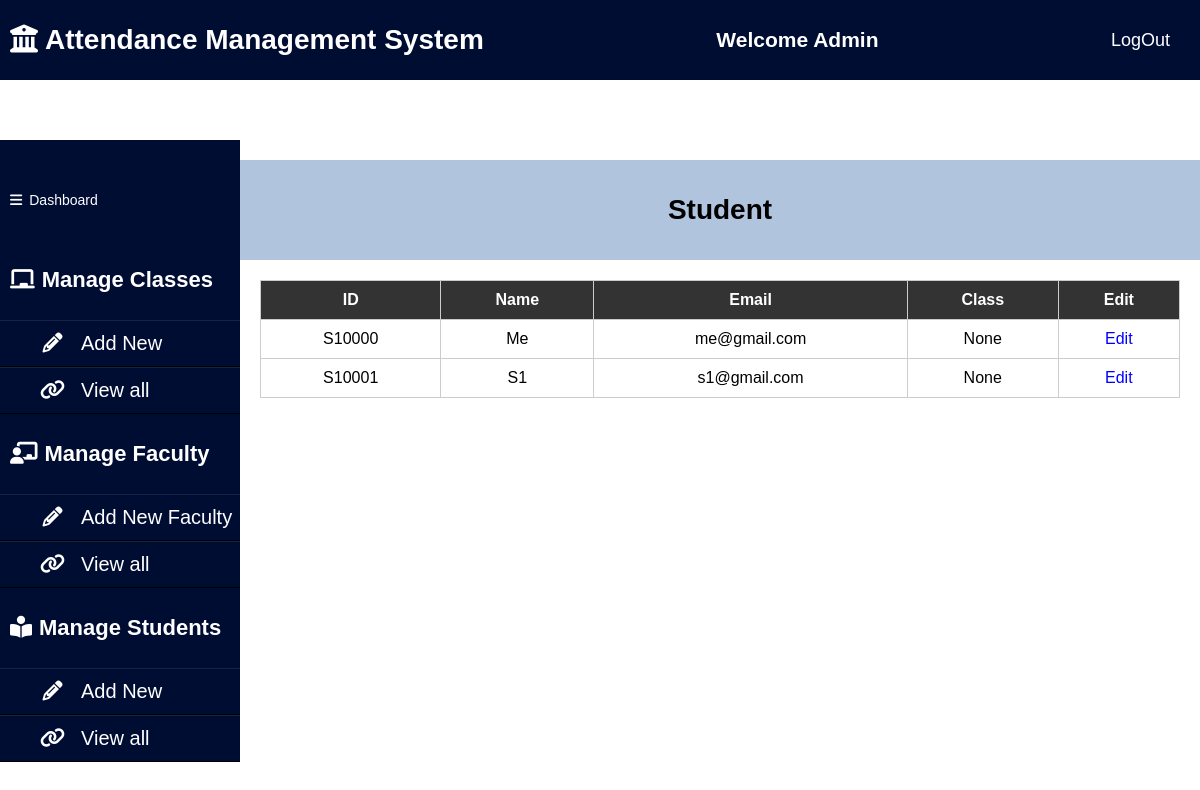
The app's page /viewstudent (signed in), older data.
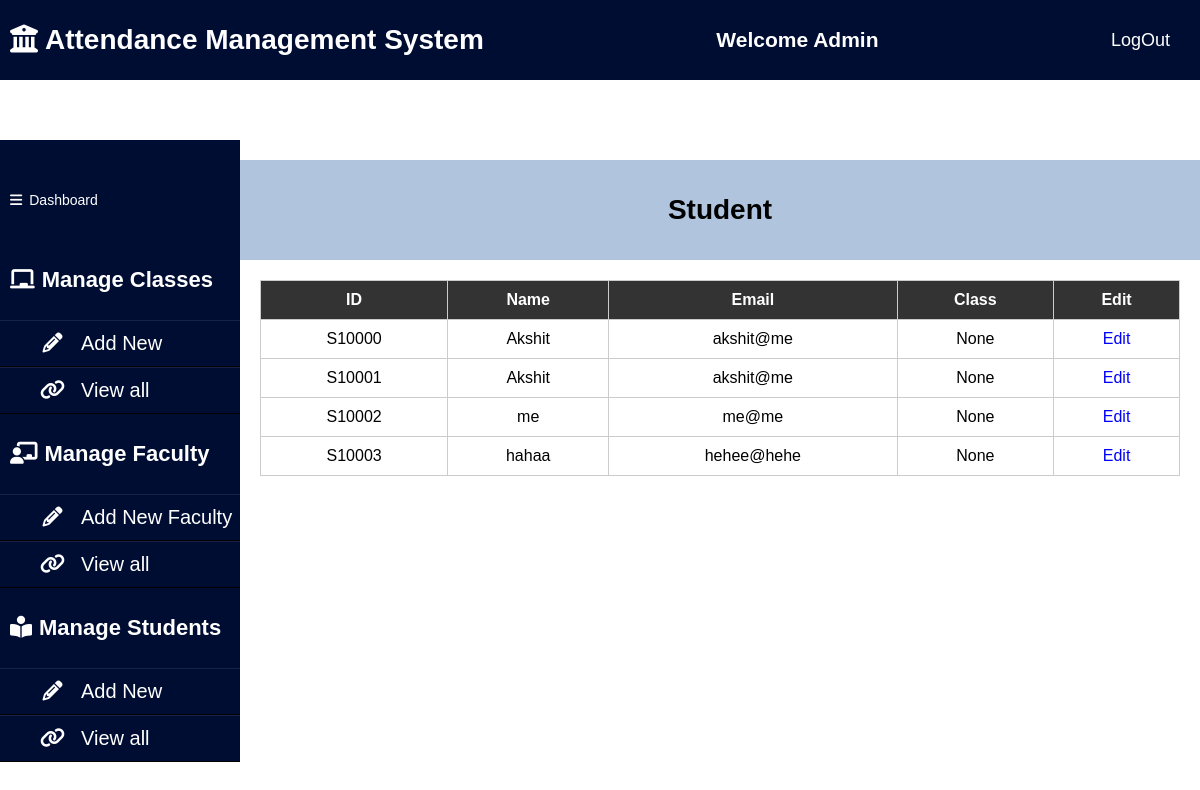
The same page, newer data.
### AMS_APP/models.py (models this page shows, shortened)
class Student(models.Model):
    student_id=models.CharField(max_length=15)
    student_name=models.CharField(max_length=30)
    email_id=models.CharField(max_length=30)
    password=models.CharField(max_length=30)
    class1=models.CharField(max_length=20,default='')
    class1_att=models.CharField(max_length=100,default='')
    class2=models.CharField(max_length=20,default='')
    class2_att=models.CharField(max_length=100,default='')
    class3=models.CharField(max_length=20,default='')
    class3_att=models.CharField(max_length=100,default='')
    class4=models.CharField(max_length=20,default='')
    class4_att=models.CharField(max_length=100,default='')
    class5=models.CharField(max_length=20,default='')
    class5_att=models.CharField(max_length=100,default='')
    class6=models.CharField(max_length=20,default='')
    class6_att=models.CharField(max_length=100,default='')
    class7=models.CharField(max_length=20,default='')
    class7_att=models.CharField(max_length=100,default='')
    class8=models.CharField(max_length=20,default='')
    class8_att=models.CharField(max_length=100,default='')

### AMS_APP/views.py (the view)
# urls.py: path('viewstudent', views.viewstudent, name='viewstudent'),
def viewstudent(request):
    if request.user.is_anonymous:
        return redirect("/")
    student_list=(Student.objects.all())
    return render(request, 'viewstudent.html',
                  {'student_list':student_list})

### template/viewstudent.html (shortened to what this page needs)
{% load static %}
<!DOCTYPE html>
<html lang="en">
<head>
    <link rel="stylesheet" href="https://cdnjs.cloudflare.com/ajax/libs/font-awesome/6.4.0/css/all.min.css">
    <link rel="stylesheet" type="text/css" href="{% static 'css/admindashboard.css'%}">
</head>
<body>
    <header>
        <h1><i class="fas fa-university"></i>Attendance Management System</h1>
        <h2>Welcome Admin</h2>
        <a href="/logoutuser" class="btn">LogOut</a>
    </header>
    <aside>
        <header>
            <div>
                <i class="fas fa-bars"></i>Dashboard
            </div>
        </header>
        <ul>
            <li><h4><i class="fas fa-chalkboard"></i>Manage Classes</h4></li>
            <ul>
                <li><a href="/courseadd"><i class="fa fa-pencil fa-fw"></i>Add New</a></li>
                <li><a href="/viewclass"><i class="fa fa-link"></i>View all</a></li>
            </ul>
        </ul>
        <ul>
            <li><h4><i class="fas fa-chalkboard-teacher"></i>Manage Faculty</h4></li>
            <ul>
                <li><a href="/teacher"><i class="fa fa-pencil fa-fw"></i>Add New Faculty</a></li>
                <li><a href="/viewfaculty"><i class="fa fa-link"></i>View all</a></li>
            </ul>
        </ul>
        <ul>
            <li><h4><i class="fas fa-book-reader" aria-hidden="true"></i>Manage Students</h4></li>
            <ul>
                <li><a href="/addnewstudent"><i class="fa fa-pencil fa-fw"></i>Add New</a></li>
                <li><a href="/viewstudent"><i class="fa fa-link"></i>View all</a></li>
            </ul>
        </ul>
    </aside>
    <div class="content-container">
        <header id="topic">
            <h1>Student</h1>
        </header>
        <main>
            <table id="student-table">
                <thead>
                    <tr>
                        <th>ID</th>
                        <th>Name</th>
                        <th>Email</th>
                        <th>Class</th>
                        <th>Edit</th>
                    </tr>
                </thead>
                <tbody>
                    {% for q in student_list %}
						  <tr>
							<td>{{q.student_id}}</td>
							<td>{{q.student_name}}</td>
							<td>{{q.email_id}}</td>
                            <td>None</td>
							<td><a href="/student_mgmt/?student_id={{ q.student_id }}">Edit</a></td>
						  </tr>
						  {% endfor %}
                </tbody>
            </table>
        </main>
    </div>
</body>
</html>

Row changes from the older to the newer data that the page shows:
removed Student: student_id "S10000", student_name "Me", email_id "me@gmail.com"
removed Student: student_id "S10001", student_name "S1", email_id "s1@gmail.com"
added Student: student_id "S10000", student_name "Akshit", email_id "akshit@me"
added Student: student_id "S10001", student_name "Akshit", email_id "akshit@me"
added Student: student_id "S10002", student_name "me", email_id "me@me"
added Student: student_id "S10003", student_name "hahaa", email_id "hehee@hehe"
